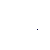
Frame 1 (no input)
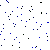
Frame 60 (the mouse pressed at the canvas centre just before this capture)
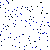
Frame 120 (the mouse held since frame 60 and released just before this capture)

The Processing sketch that drew these frames (run headless with seeded random() and noise(); from frame 60 on, the mouse is pressed at the canvas centre):

// Processing sketch: RandomFill
// ── RandomFill.pde
int idx = 0;
int[] indices;

void setup()
{
  size(50, 50);
  background(255);
  indices = new int[width * height];
  // Generate a list of random indices
  // http://en.wikipedia.org/wiki/Fisher%E2%80%93Yates_shuffle
  // inside-out algorithm
  for (int i = 1; i < indices.length; i++)
  {
    int j = int(random(0, i+1));
    indices[i] = indices[j];
    indices[j] = i;
  }
}

void draw()
{
  if (idx >= width * height)
  {
    println("Done!");
    noLoop();
    return;
  }
  
  loadPixels();
  pixels[indices[idx++]] = 0xFF000000 + idx * 64; //#000000;
  updatePixels();
}
